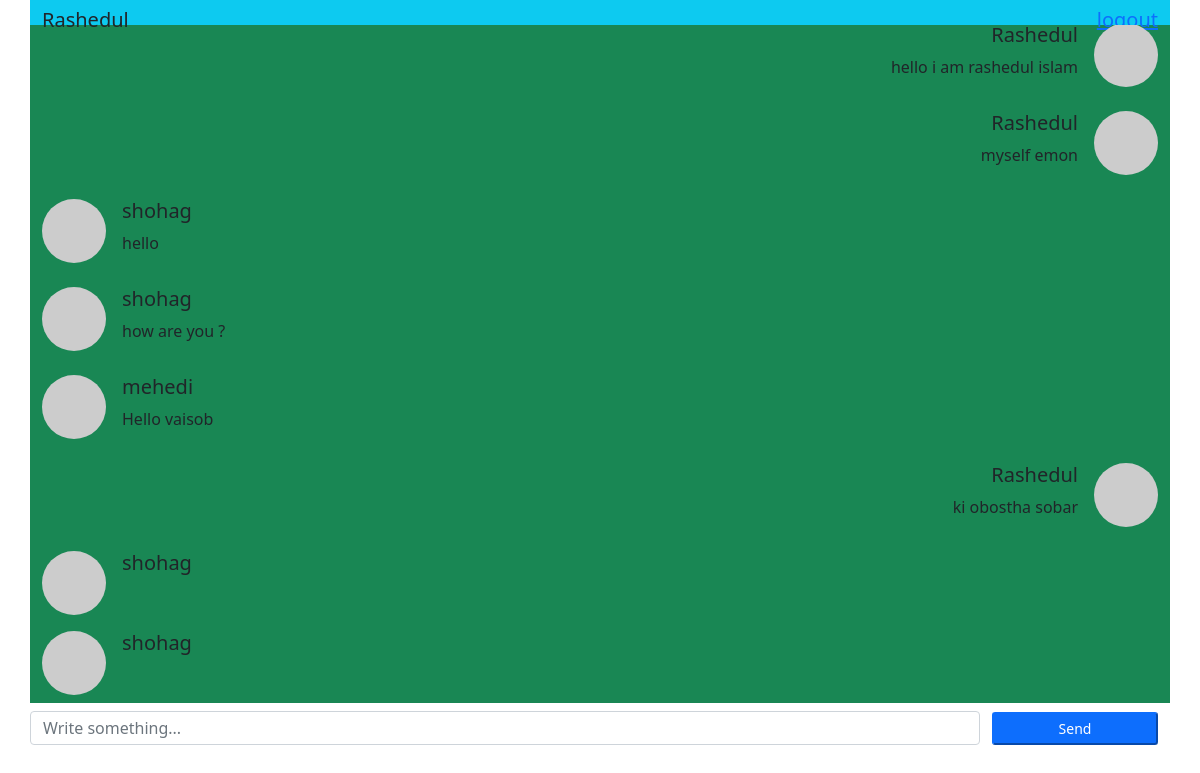
Before: / (signed in) with the older database file.
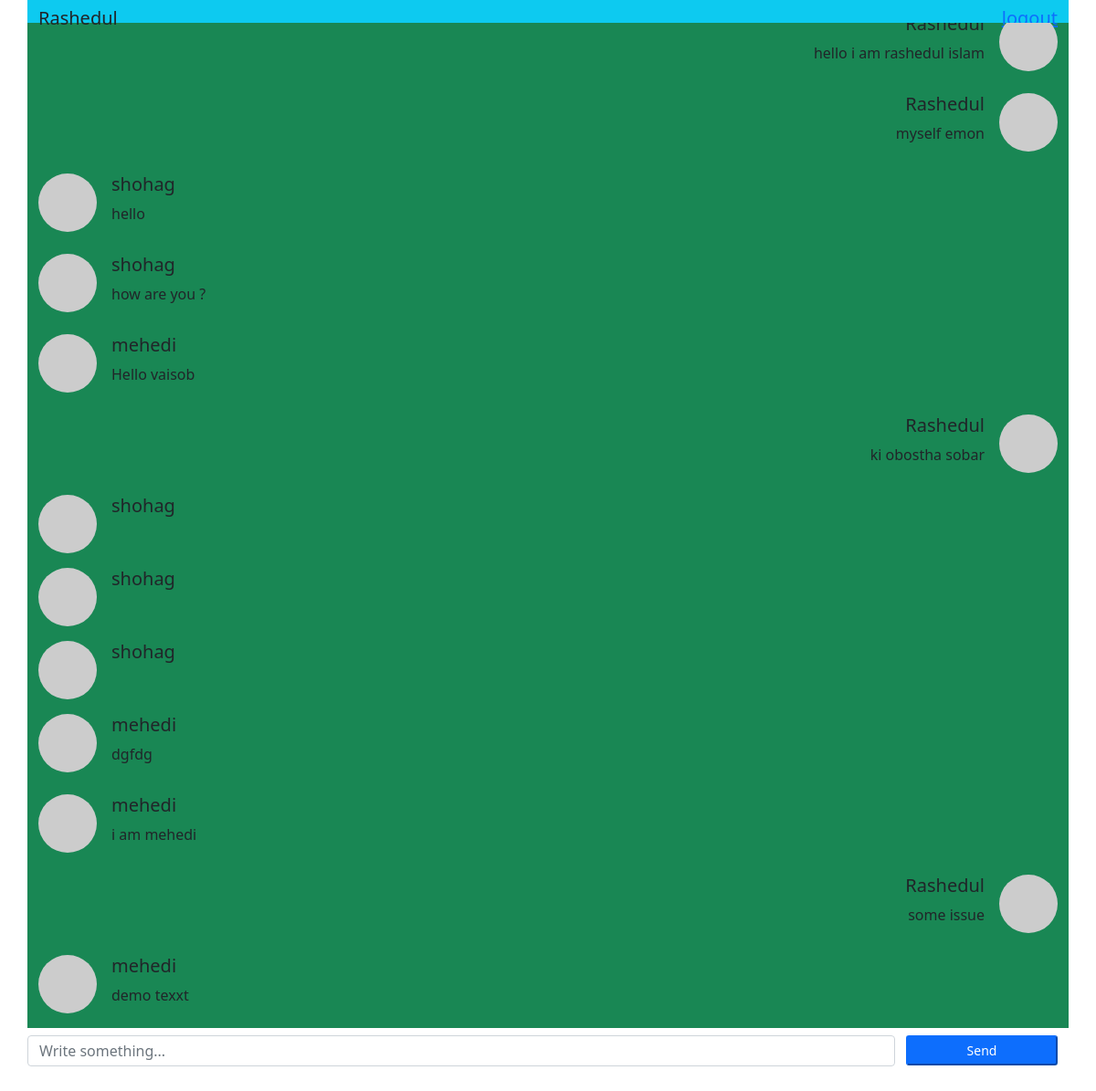
After: the same page with the newer database file.
### chat/models.py (models this page shows)
class Message(models.Model):
    message = models.TextField()
    msg_from = models.ForeignKey(User,on_delete=models.CASCADE)
    created = models.DateTimeField(auto_now_add=True)

### chat/views.py (the view, shortened to what this page needs)
# urls.py: path('', index),
@require_http_methods(["GET","POST"])
def index(request):
    if not request.user.is_authenticated:
        login_form=LoginForm().as_table()
        return render(request,"login.htm",{"form": login_form})
    if request.method == "GET":
        msg= Message.objects.all().order_by("created")
        return render(request,"chat.htm",{"msg": msg})

### templates/chat.htm (shortened to what this page needs)
{% load static %}
<!doctype html>
<html lang="en">
  <head>
    <link href="https://cdn.jsdelivr.net/npm/bootstrap@5.0.2/dist/css/bootstrap.min.css" rel="stylesheet">
    <link rel="stylesheet" href="{% static 'client/css/chat/style.css' %}">
  </head>
  <body>
    <div class="container" style="height:500px">
        <div class="row bg-info title">
            <div class="col-12" style="display: flex; justify-content: space-between;">
                <h5 class="py-2">{{request.user}}</h5>
                <h5 class="py-2"><a href="/logout">logout</a></h5>
            </div>
        </div>
        <div id="message" class="row bg-success msg-body" style="height:80vh;overflow-y: scroll;">
            <div class="col-12">
            {% for m in msg %}
                {% if m.msg_from == request.user %}
                <div class="row py-2">
                    <div class="col-12">
                        <div class="d-flex">
                            <div class="flex-grow-1 me-3 text-end">
                                <h5>{{m.msg_from}}</h5>
                                <p>{{m.message}}</p>
                            </div>
                            <div class="flex-shrink-0" style="height:64px;width:64px;">
                              <img style="height:100%;width:100%;" class="rounded-circle" src="https://via.placeholder.com/64" alt="...">
                            </div>
                        </div>
                    </div>
                </div>
                {% else %}
                <div class="row py-2">
                    <div class="col-12">
                        <div class="d-flex">
                            <div class="flex-shrink-0" style="height:64px;width:64px;">
                              <img style="height:100%;width:100%;" class="rounded-circle" src="https://via.placeholder.com/64" alt="...">
                            </div>
                            <div class="flex-grow-1 ms-3">
                                <h5>{{m.msg_from}}</h5>
                                <p>{{m.message}}</p>
                            </div>
                          </div>
                    </div>
                </div>
                {% endif %}
            {% endfor %}
            </div>
        </div>
            <form class="row msg-input py-2" method="POST" action="/">
                <div class="col-10 p-0 gr-3" style=" height:100%">
                    <input class="form-control w-100 h-100" id="msg" type="text" name="message" placeholder="Write something..." required>
                </div>
                <div class="col-2 d-flex align-items-center">
                    <button type="submit" class="btn-sm btn-primary w-100">Send</button>
                </div>
            </form>
    </div>
  </body>
</html>

Changed rows visible on the page:
added Message: msg_from "shohag"
added Message: msg_from "mehedi", message "dgfdg"
added Message: msg_from "mehedi", message "i am mehedi"
added Message: msg_from "Rashedul", message "some issue"
added Message: msg_from "mehedi", message "demo texxt"
